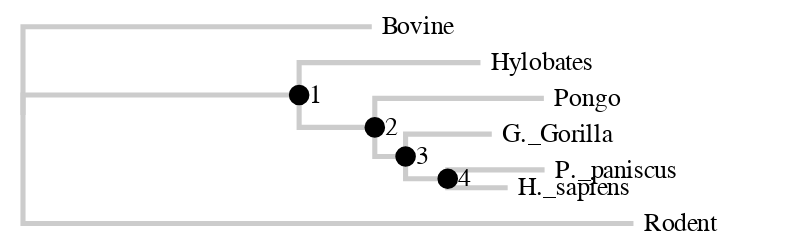

This figure's notebook cell:
### Markdown cell above
Here is the newick string:
```
(Bovine:0.69395,(Hylobates:0.36079,(Pongo:0.33636,(G._Gorilla:0.17147,(P._paniscus:0.19268,H._sapiens:0.11927):0.08386):0.06124):0.15057):0.54939, Rodent:1.21460);
```

### Code cell
# Initialize a Vega Tree object.
TreeChart.from_newick('tree.newick')

### Figure 1 — Vega specification as saved in the notebook (floating-point values rounded to 4 significant figures)
{"autosize": "fit", "data": [{"name": "tree", "transform": [{"key": "id", "parentKey": "parent", "type": "stratify"}, {"as": ["y0", "x0", "depth0", "children0"], "method": "cluster", "size": [84, 300], "type": "tree"}, {"as": ["y", "x", "depth", "children"], "method": "cluster", "size": [84, 300], "type": "tree"}, {"as": "x", "expr": "0.8 * datum.distance * 246", "type": "formula"}], "values": [{"children": 3, "children0": 3, "depth": 0, "depth0": 0, "distance": 0, "id": "0", "label": "0", "length": 0, "parent": null, "type": "root", "uid": "zc0boCPKSK", "x": 0, "x0": 0, "y": 38.06, "y0": 38.06}, {"children": 0, "children0": 0, "depth": 1, "depth0": 1, "distance": 0.6939, "id": "Bovine", "label": "Bovine", "length": 0.6939, "parent": "0", "type": "leaf", "uid": "xpmnb5yt5p", "x": 136.6, "x0": 300, "y": 3.5, "y0": 3.5}, {"children": 2, "children0": 2, "depth": 1, "depth0": 1, "distance": 0.5494, "id": "1", "label": "1", "length": 0.5494, "parent": "0", "type": "node", "uid": "Enm1E8mNzu", "x": 108.1, "x0": 60.0, "y": 30.19, "y0": 30.19}, {"children": 0, "children0": 0, "depth": 2, "depth0": 2, "distance": 0.9102, "id": "Hylobates", "label": "Hylobates", "length": 0.3608, "parent": "1", "type": "leaf", "uid": "eOkrYcBXX5", "x": 179.1, "x0": 300, "y": 17.5, "y0": 17.5}, {"children": 2, "children0": 2, "depth": 2, "depth0": 2, "distance": 0.7, "id": "2", "label": "2", "length": 0.1506, "parent": "1", "type": "node", "uid": "757k62qawV", "x": 137.8, "x0": 120, "y": 42.88, "y0": 42.88}, {"children": 0, "children0": 0, "depth": 3, "depth0": 3, "distance": 1.036, "id": "Pongo", "label": "Pongo", "length": 0.3364, "parent": "2", "type": "leaf", "uid": "e9Dz1fjWPr", "x": 203.9, "x0": 300, "y": 31.5, "y0": 31.5}, {"children": 2, "children0": 2, "depth": 3, "depth0": 3, "distance": 0.7612, "id": "3", "label": "3", "length": 0.06124, "parent": "2", "type": "node", "uid": "PZaxtCOaf7", "x": 149.8, "x0": 180, "y": 54.25, "y0": 54.25}, {"children": 0, "children0": 0, "depth": 4, "depth0": 4, "distance": 0.9327, "id": "G._Gorilla", "label": "G._Gorilla", "length": 0.1715, "parent": "3", "type": "leaf", "uid": "Sb8KG4NpDE", "x": 183.5, "x0": 300, "y": 45.5, "y0": 45.5}, {"children": 2, "children0": 2, "depth": 4, "depth0": 4, "distance": 0.8451, "id": "4", "label": "4", "length": 0.08386, "parent": "3", "type": "node", "uid": "pVjxHThOS8", "x": 166.3, "x0": 240, "y": 63, "y0": 63}, {"children": 0, "children0": 0, "depth": 5, "depth0": 5, "distance": 1.038, "id": "P._paniscus", "label": "P._paniscus", "length": 0.1927, "parent": "4", "type": "leaf", "uid": "LEW3R33HjM", "x": 204.2, "x0": 300, "y": 59.5, "y0": 59.5}, {"children": 0, "children0": 0, "depth": 5, "depth0": 5, "distance": 0.9643, "id": "H._sapiens", "label": "H._sapiens", "length": 0.1193, "parent": "4", "type": "leaf", "uid": "8VN2Zava9k", "x": 189.8, "x0": 300, "y": 66.5, "y0": 66.5}, {"children": 0, "children0": 0, "depth": 1, "depth0": 1, "distance": 1.215, "id": "Rodent", "label": "Rodent", "length": 1.215, "parent": "0", "type": "leaf", "uid": "bG4rr6wQiD", "x": 239.0, "x0": 300, "y": 80.5, "y0": 80.5}]}, {"name": "links", "source": "tree", "transform": [{"key": "id", "type": "treelinks"}, {"orient": "horizontal", "shape": "orthogonal", "type": "linkpath"}]}, {"name": "nodes", "source": "tree", "transform": [{"expr": "datum.type == \"node\"", "type": "filter"}]}, {"name": "leaves", "source": "tree", "transform": [{"expr": "datum.type == \"leaf\"", "type": "filter"}]}], "height": 84, "marks": [{"encode": {"update": {"path": {"field": "path"}, "stroke": {"value": "#ccc"}, "strokeWidth": {"value": 2}}}, "from": {"data": "links"}, "type": "path"}, {"encode": {"enter": {"fill": {"value": "#000"}, "stroke": {"value": "#000"}}, "update": {"size": {"value": 0}, "strokeWidth": {"value": 1}, "x": {"field": "x"}, "y": {"field": "y"}}}, "from": {"data": "leaves"}, "type": "symbol"}, {"encode": {"enter": {"stroke": {"value": "#000"}}, "update": {"fill": {"value": "#000"}, "size": {"value": 50}, "strokeWidth": {"value": 1}, "x": {"field": "x"}, "y": {"field": "y"}}}, "from": {"data": "nodes"}, "type": "symbol"}, {"encode": {"enter": {"fill": {"value": "#000"}, "text": {"field": "id"}}, "update": {"dx": {"value": 4}, "dy": {"value": 3}, "fontSize": {"value": 10}, "x": {"field": "x"}, "y": {"field": "y"}}}, "from": {"data": "leaves"}, "type": "text"}, {"encode": {"enter": {"fill": {"value": "#000"}, "text": {"field": "id"}}, "update": {"dx": {"value": 4}, "dy": {"value": 3}, "fontSize": {"value": 10}, "x": {"field": "x"}, "y": {"field": "y"}}}, "from": {"data": "nodes"}, "type": "text"}], "padding": 5, "signals": [], "width": 300}
